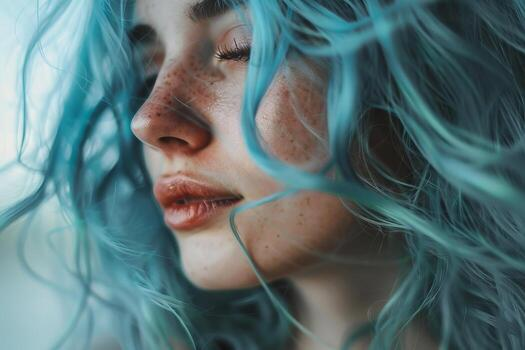
#> input picture ForensiceTest/Real/1.jpg, 525 x 350 px, found by its file name; its folder holds 4 pictures in this run
$ python Classifier.py   (older library calls are emulated)
#> lines starting #> are read from the running program, lines starting #| are printed output that depends on the picture
import os
import numpy as np
import cv2
from PIL import Image


from sklearn.model_selection import train_test_split
from sklearn.linear_model import LogisticRegression
from sklearn.metrics import accuracy_score, classification_report
from sklearn.preprocessing import StandardScaler


REAL_DIR = "./Real"
FAKE_DIR = "./Fake"

SUPPORTED_EXTS = [".jpg", ".jpeg", ".png", ".webp", ".avif"]


def load_gray(path):
#> called with path = './Real/1.jpg'
    img = Image.open(path).convert("L")
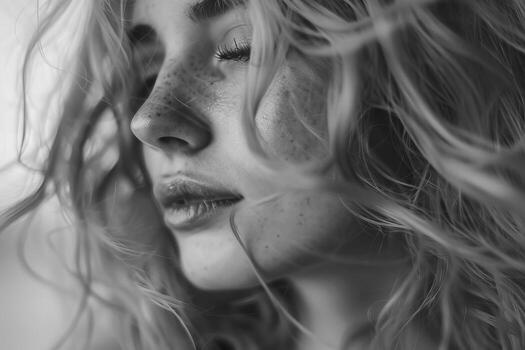
#> img: PIL image 525x350 L; min 15, max 239, mean 106.6
    return np.array(img)


def fft_energy(img):
    f = np.fft.fft2(img)
    fshift = np.fft.fftshift(f)
    magnitude = np.abs(fshift)
    return np.mean(np.log(magnitude + 1))


def noise_strength(img):
    blur = cv2.GaussianBlur(img, (5, 5), 0)
    noise = img.astype(np.float32) - blur.astype(np.float32)
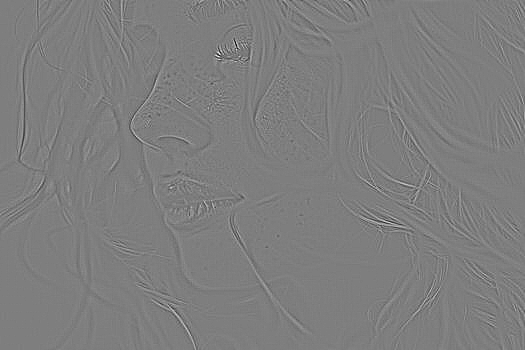
#> noise: shape (350, 525) float32; min -60, max 61, mean 0; drawn with min black and max white
    return np.mean(np.abs(noise))


def edge_density(img):
    edges = cv2.Sobel(img, cv2.CV_64F, 1, 1, ksize=3)
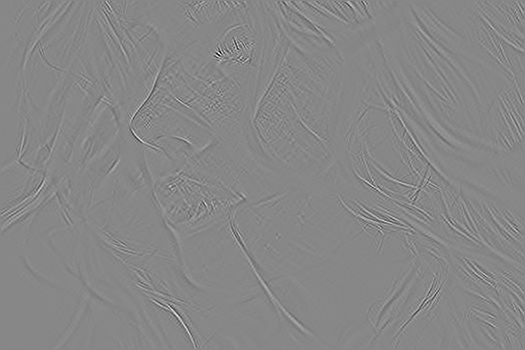
#> edges: shape (350, 525) float64; min -189, max 167, mean 0; drawn with min black and max white
    return np.mean(np.abs(edges))


def histogram_entropy(img):
    hist = cv2.calcHist([img], [0], None, [256], [0, 256])
#> hist = 256 values, max 1849 at index 60, min 0 at index 0, mean 717.8
    hist = hist / np.sum(hist)
#> hist = 256 values, max 0.0101 at index 60, min 0 at index 0, mean 0.00391
    hist = hist + 1e-7
#> hist = 256 values, max 0.0101 at index 60, min 1e-07 at index 0, mean 0.00391
    return -np.sum(hist * np.log2(hist))


def extract_features(path):
    img = load_gray(path)

    return [
        fft_energy(img),
        noise_strength(img),
        edge_density(img),
        histogram_entropy(img)
    ]


def collect_dataset(folder, label):
    X = []
    y = []

    for file in os.listdir(folder):
        if any(file.lower().endswith(ext) for ext in SUPPORTED_EXTS):
            path = os.path.join(folder, file)
            try:
                features = extract_features(path)
#> features = [7.03, 1.92, 5.39, 7.51]
                X.append(features)
                y.append(label)
            except Exception as e:
                print("Skipped", file, e)
#> pass 2 of the loop in collect_dataset, `for file in os.listdir(folder):`:
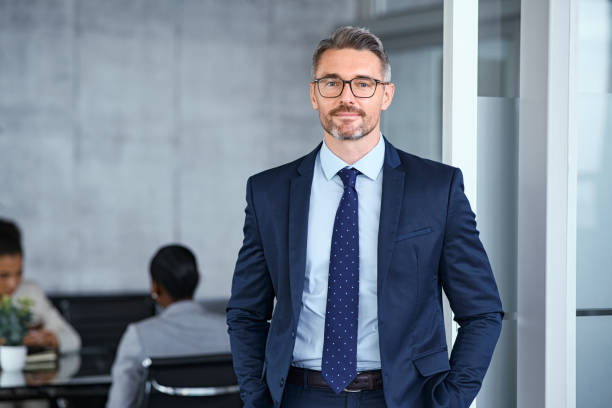
#> input picture ForensiceTest/Real/2.jpg, 612 x 408 px, found by its file name
#> in load_gray (call 2), `img = Image.open(path).convert("L")`:
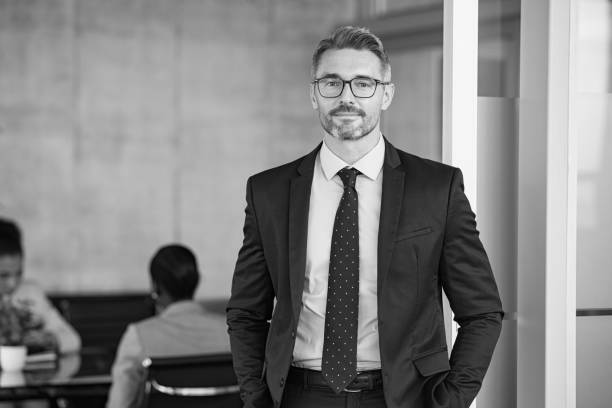
#> img: PIL image 612x408 L; min 0, max 253, mean 131.2
#> magnitude: shape (408, 612) float64
#> blur: shape (408, 612)
#> noise: shape (408, 612) float32
#> in edge_density (call 2), `edges = cv2.Sobel(img, cv2.CV_64F, 1, 1, ksize=3)`:
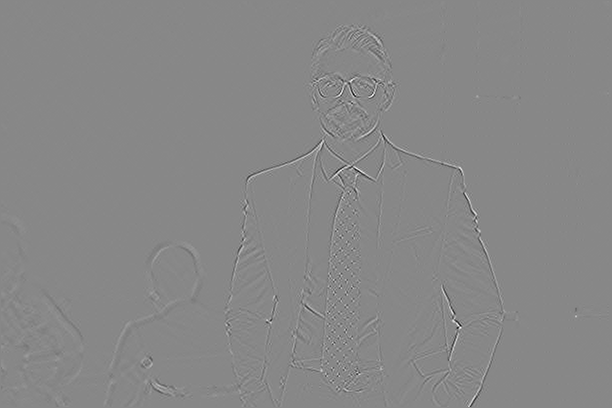
#> edges: shape (408, 612) float64; min -275, max 241, mean 0; drawn with min black and max white
#> features = [7.51, 2.12, 3.77, 7.59]
#> pass 3 of the loop in collect_dataset, `for file in os.listdir(folder):`:
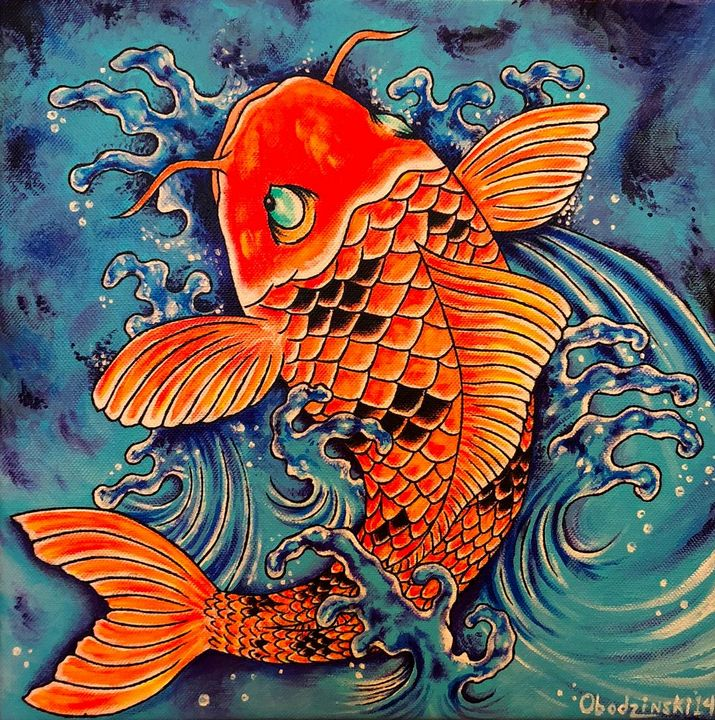
#> input picture ForensiceTest/Real/4.jpg, 715 x 720 px, found by its file name
#> img: PIL image 715x720 L
#> magnitude: shape (720, 715) float64
#> in noise_strength (call 3), `blur = cv2.GaussianBlur(img, (5, 5), 0)`:
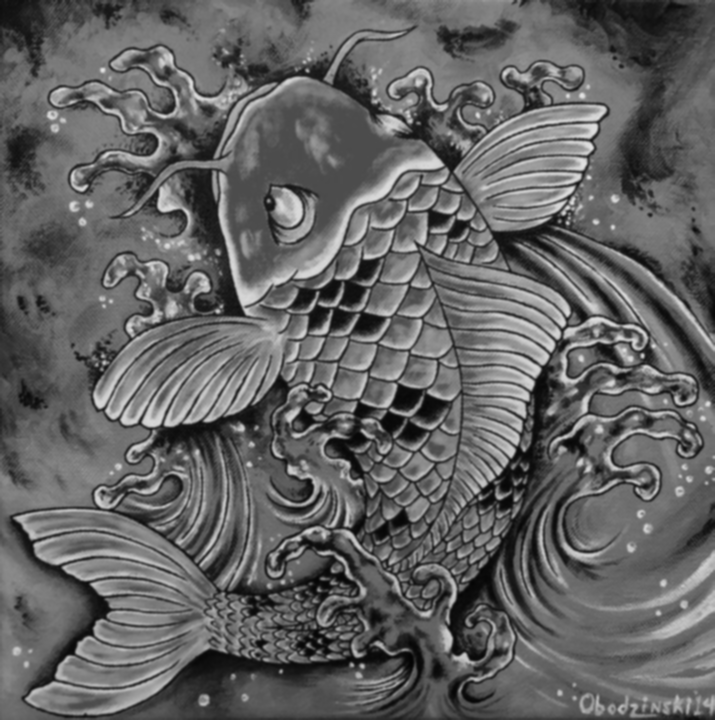
#> blur: shape (720, 715); min 3, max 226, mean 99.4
#> noise: shape (720, 715) float32
#> in edge_density (call 3), `edges = cv2.Sobel(img, cv2.CV_64F, 1, 1, ksize=3)`:
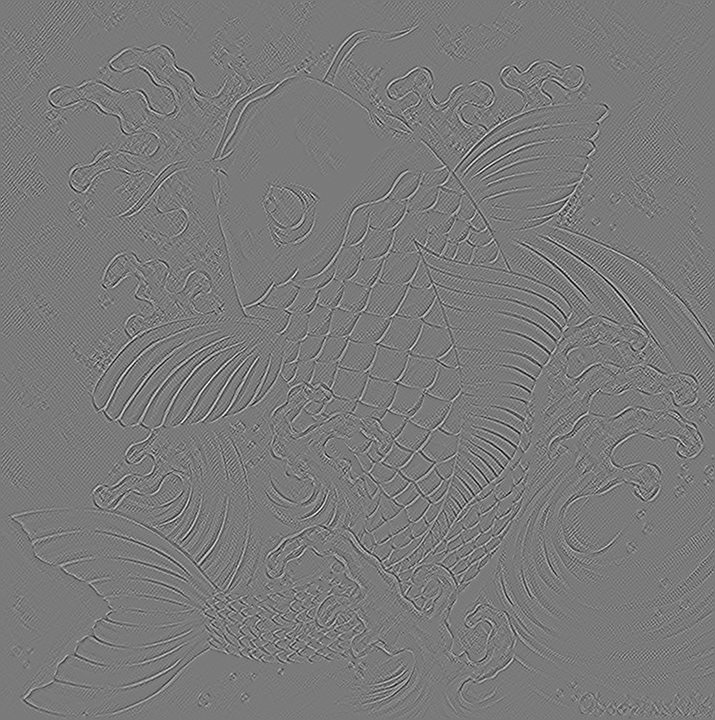
#> edges: shape (720, 715) float64; min -386, max 416, mean 0; drawn with min black and max white
#> features = [9.19, 13.24, 37.68, 7.58]
#> the loop made 4 passes; the first 3 are shown

    return X, y


if __name__ == "__main__":
    print("\nProject Aletheia ML Classifier\n")

    X_real, y_real = collect_dataset(REAL_DIR, 0)
    X_fake, y_fake = collect_dataset(FAKE_DIR, 1)
#> (the run stopped early here; a loop or call above may not have finished)
